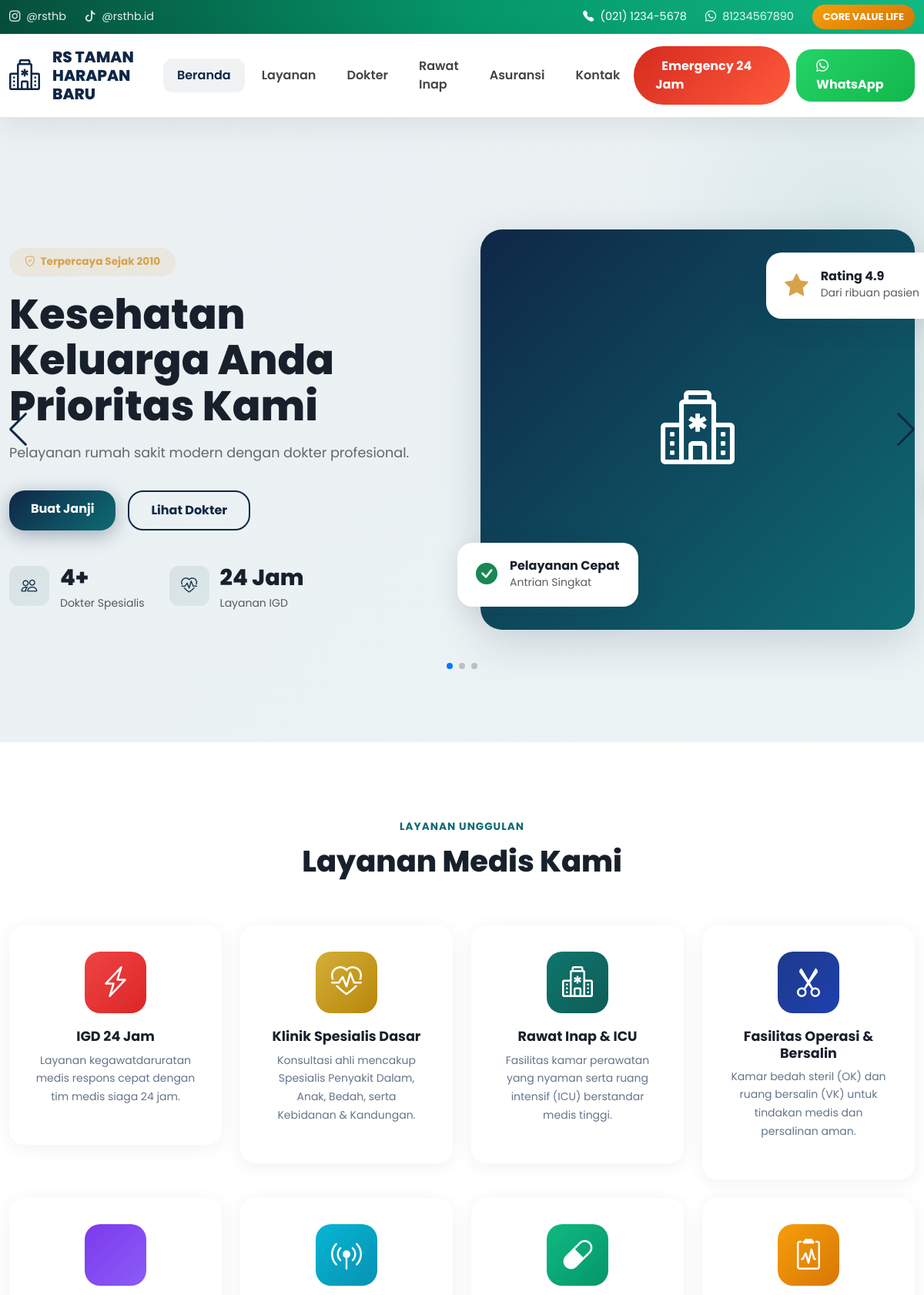
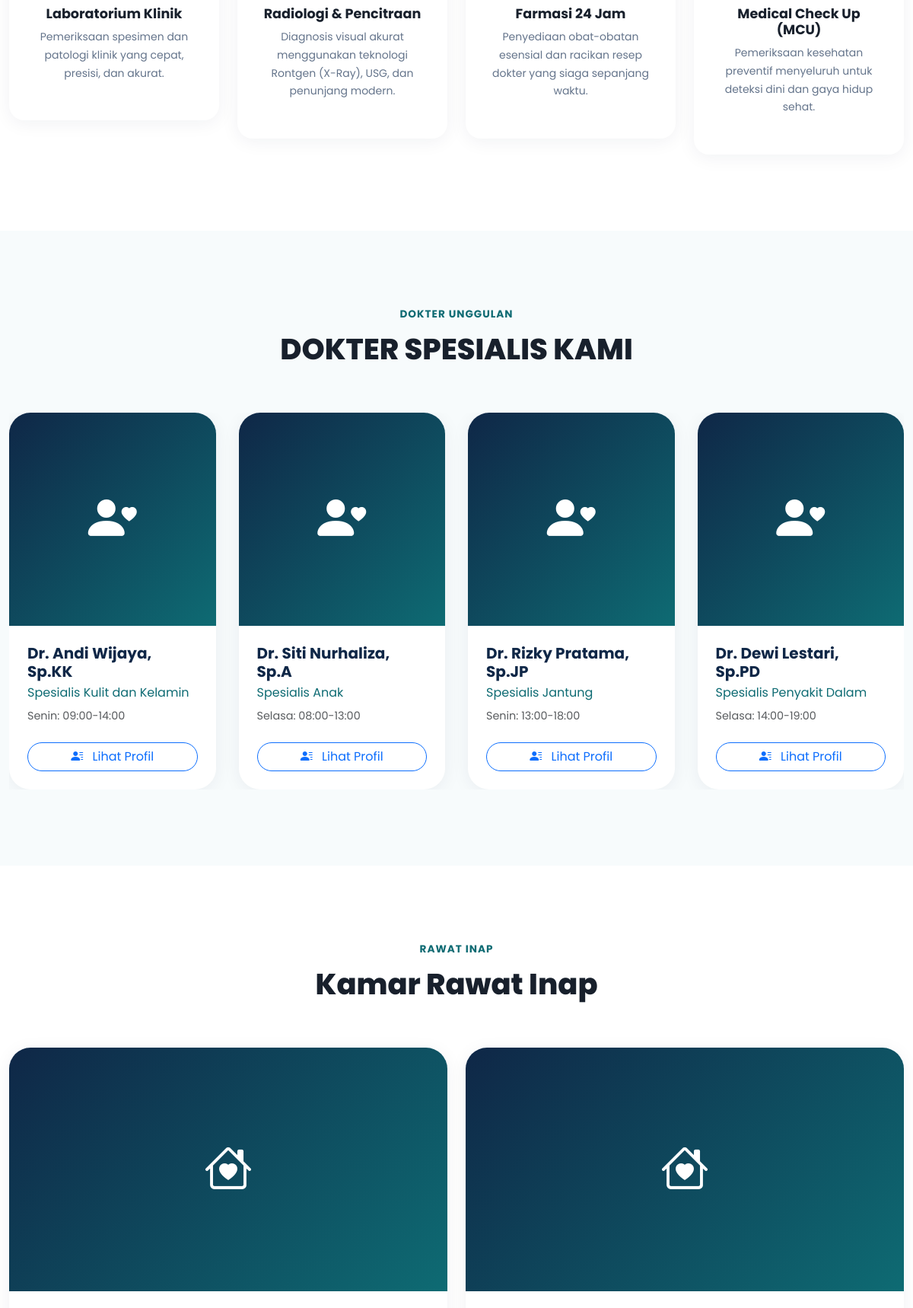
The page / (upper part) on the database its author committed (2 pictures, top to bottom).
### tables this page shows
CREATE TABLE IF NOT EXISTS `web_settings` (
  `id` INT NOT NULL AUTO_INCREMENT,
  `hospital_name` VARCHAR(255) NOT NULL DEFAULT 'RS Taman Harapan Baru',
  `hospital_tagline` VARCHAR(255) DEFAULT 'Kesehatan Keluarga Anda Prioritas Kami',
  `logo_url` VARCHAR(255) DEFAULT NULL,
  `favicon_url` VARCHAR(255) DEFAULT NULL,
  `contact_phone` VARCHAR(50) DEFAULT '(021) 1234-5678',
  `contact_email` VARCHAR(100) DEFAULT 'info@rsthb2025.co.id',
  `contact_address` TEXT,
  `wa_number` VARCHAR(20) DEFAULT '6281234567890',
  `wa_text` VARCHAR(255) DEFAULT 'Halo, saya ingin berkonsultasi',
  `maps_embed` TEXT,
  `social_instagram` VARCHAR(255) DEFAULT '#',
  `social_tiktok` VARCHAR(255) DEFAULT '#',
  `social_twitter` VARCHAR(255) DEFAULT '#',
  `theme_color_primary` VARCHAR(20) DEFAULT '#0F2747',
  `theme_color_secondary` VARCHAR(20) DEFAULT '#0E6B73',
  `theme_color_accent` VARCHAR(20) DEFAULT '#D8A24A',
  `navbar_sticky` TINYINT(1) NOT NULL DEFAULT 1,
  `seo_meta_title` VARCHAR(255) DEFAULT NULL,
  `seo_meta_description` TEXT DEFAULT NULL,
  `seo_meta_keywords` VARCHAR(500) DEFAULT NULL,
  `updated_at` TIMESTAMP DEFAULT CURRENT_TIMESTAMP ON UPDATE CURRENT_TIMESTAMP,
  PRIMARY KEY (`id`)
);

CREATE TABLE IF NOT EXISTS `hero_slides` (
  `id` INT NOT NULL AUTO_INCREMENT,
  `title` VARCHAR(255) NOT NULL,
  `subtitle` TEXT,
  `button1_text` VARCHAR(100),
  `button1_link` VARCHAR(255),
  `button2_text` VARCHAR(100),
  `button2_link` VARCHAR(255),
  `bg_url` VARCHAR(255),
  `main_image_url` VARCHAR(255),
  `sort_order` INT NOT NULL DEFAULT 0,
  `is_active` TINYINT(1) NOT NULL DEFAULT 1,
  `created_at` TIMESTAMP DEFAULT CURRENT_TIMESTAMP,
  `updated_at` TIMESTAMP DEFAULT CURRENT_TIMESTAMP ON UPDATE CURRENT_TIMESTAMP,
  PRIMARY KEY (`id`)
);

CREATE TABLE IF NOT EXISTS `services` (
  `id` INT NOT NULL AUTO_INCREMENT,
  `name` VARCHAR(150) NOT NULL,
  `slug` VARCHAR(150) NOT NULL,
  `short_description` TEXT,
  `full_description` TEXT,
  `icon` VARCHAR(100),
  `image_url` VARCHAR(255),
  `color_primary` VARCHAR(20) DEFAULT '#0F2747',
  `color_secondary` VARCHAR(20) DEFAULT '#0E6B73',
  `sort_order` INT NOT NULL DEFAULT 0,
  `is_active` TINYINT(1) NOT NULL DEFAULT 1,
  `created_at` TIMESTAMP DEFAULT CURRENT_TIMESTAMP,
  `updated_at` TIMESTAMP DEFAULT CURRENT_TIMESTAMP ON UPDATE CURRENT_TIMESTAMP,
  PRIMARY KEY (`id`),
  UNIQUE KEY `slug` (`slug`)
);

CREATE TABLE IF NOT EXISTS `doctors` (
  `id` INT NOT NULL AUTO_INCREMENT,
  `name` VARCHAR(150) NOT NULL,
  `specialization` VARCHAR(150) NOT NULL,
  `photo_url` VARCHAR(255),
  `description` TEXT,
  `schedule` TEXT,
  `phone` VARCHAR(50),
  `sort_order` INT NOT NULL DEFAULT 0,
  `is_active` TINYINT(1) NOT NULL DEFAULT 1,
  `created_at` TIMESTAMP DEFAULT CURRENT_TIMESTAMP,
  `updated_at` TIMESTAMP DEFAULT CURRENT_TIMESTAMP ON UPDATE CURRENT_TIMESTAMP,
  PRIMARY KEY (`id`)
);

CREATE TABLE IF NOT EXISTS `rooms` (
  `id` INT NOT NULL AUTO_INCREMENT,
  `name` VARCHAR(150) NOT NULL,
  `category` ENUM('VIP', 'Kelas 1', 'Kelas 2', 'Kelas 3') NOT NULL DEFAULT 'Kelas 1',
  `cover_url` VARCHAR(255),
  `description` TEXT,
  `sort_order` INT NOT NULL DEFAULT 0,
  `is_active` TINYINT(1) NOT NULL DEFAULT 1,
  `created_at` TIMESTAMP DEFAULT CURRENT_TIMESTAMP,
  `updated_at` TIMESTAMP DEFAULT CURRENT_TIMESTAMP ON UPDATE CURRENT_TIMESTAMP,
  PRIMARY KEY (`id`)
);

### index.php (the view, shortened to what the rows shown need)
<?php
require_once 'config.php';
$settings = getSettings();
$slides = getHeroSlides();
$services = getServices();
$doctors = getDoctors();
$rooms = getRooms();
$websiteSections = getWebsiteSections();
$waUrlAppointment = 'https://wa.me/' . $settings['wa_number'] . '?text=' . urlencode($settings['wa_text'] ?? 'Halo, saya ingin membuat janji temu');
function isSectionVisible($key, $sections) {
    foreach ($sections as $sec) {
        if ($sec['section_key'] === $key) {
            return (bool)$sec['is_visible'];
        }
    }
    return true;
}
?>
<!DOCTYPE html>
<html lang="id">
<head>
    <link href="https://cdn.jsdelivr.net/npm/bootstrap@5.3.3/dist/css/bootstrap.min.css" rel="stylesheet">
    <link href="https://cdn.jsdelivr.net/npm/bootstrap-icons@1.11.3/font/bootstrap-icons.min.css" rel="stylesheet">
    <link href="https://cdn.jsdelivr.net/npm/swiper@11/swiper-bundle.min.css" rel="stylesheet">
</head>
<body>
    <div class="topbar">
        <div class="container" style="max-width: 1440px;">
            <div class="d-flex justify-content-between align-items-center flex-wrap gap-2">
                <div class="d-flex align-items-center gap-4">
                    <div class="d-flex align-items-center gap-2">
                        <i class="bi bi-telephone-fill"></i>
                        <span><?php echo htmlspecialchars($settings['contact_phone']); ?></span>
                    </div>
                    <a href="<?php echo $waUrlAppointment; ?>" target="_blank" class="d-flex align-items-center gap-2 text-white">
                        <i class="bi bi-whatsapp"></i>
                        <span><?php echo htmlspecialchars(substr($settings['wa_number'], 2)); ?></span>
                    </a>
                </div>
            </div>
        </div>
    </div>
    <?php if (isSectionVisible('hero', $websiteSections)): ?>
    <section id="home" class="hero-section">
        <div class="swiper hero-swiper" style="width:100%;">
            <div class="swiper-wrapper">
                <?php foreach ($slides as $slide): ?>
                <div class="swiper-slide">
                    <div class="container" style="max-width:1440px;">
                        <div class="row align-items-center g-5" style="min-height:700px;">
                            <div class="col-lg-6">
                                <span class="hero-badge"><i class="bi bi-shield-check me-1"></i> Terpercaya Sejak 2010</span>
                                <h1 class="hero-title">
                                    <?php echo htmlspecialchars($slide['title'] ?? $settings['hospital_tagline'] ?? 'Kesehatan Keluarga Anda Prioritas Utama Kami'); ?>
                                </h1>
                                <p class="hero-subtitle">
                                    <?php echo htmlspecialchars($slide['subtitle'] ?? 'Rumah sakit modern dengan fasilitas lengkap dan tim dokter spesialis berpengalaman.'); ?>
                                </p>
                                <div class="d-flex flex-wrap gap-3">
                                    <?php if (!empty($slide['button1_text']) && !empty($slide['button1_link'])): ?>
                                        <a href="<?php echo htmlspecialchars($slide['button1_link']); ?>" class="btn-cta btn-lg">
                                            <?php echo htmlspecialchars($slide['button1_text']); ?>
                                        </a>
                                    <?php endif; ?>
                                    <?php if (!empty($slide['button2_text']) && !empty($slide['button2_link'])): ?>
                                        <a href="<?php echo htmlspecialchars($slide['button2_link']); ?>" class="btn-outline-cta btn-lg">
                                            <?php echo htmlspecialchars($slide['button2_text']); ?>
                                        </a>
                                    <?php endif; ?>
                                </div>
                                <div class="hero-stats">
                                    <div class="stat-item">
                                        <div class="stat-icon"><i class="bi bi-people"></i></div>
                                        <div><div class="stat-number"><?php echo count($doctors); ?>+</div><div class="text-muted small">Dokter Spesialis</div></div>
                                    </div>
                                    <div class="stat-item">
                                        <div class="stat-icon"><i class="bi bi-heart-pulse"></i></div>
                                        <div><div class="stat-number">24 Jam</div><div class="text-muted small">Layanan IGD</div></div>
                                    </div>
                                </div>
                            </div>
                            <div class="col-lg-6">
                                <div class="hero-visual">
                                    <?php if (!empty($slide['main_image_url'])): ?>
                                        <img src="<?php echo htmlspecialchars($slide['main_image_url']); ?>" alt="Hero Image" style="width:100%; height:auto; border-radius: var(--radius-xl);">
                                    <?php else: ?>
                                        <div class="hero-main-card">
                                            <i class="bi bi-hospital"></i>
                                        </div>
                                        <div class="float-info">
                                            <div class="d-flex gap-3 align-items-center">
                                                <i class="bi bi-check-circle-fill text-success fs-3"></i>
                                                <div><h6 class="fw-bold mb-0">Pelayanan Cepat</h6><small class="text-muted">Antrian Singkat</small></div>
                                            </div>
                                        </div>
                                        <div class="float-rating">
                                            <div class="d-flex gap-3 align-items-center">
                                                <i class="bi bi-star-fill" style="color: var(--accent); font-size: 1.9rem;"></i>
                                                <div><h6 class="fw-bold mb-0">Rating 4.9</h6><small class="text-muted">Dari ribuan pasien</small></div>
                                            </div>
                                        </div>
                                    <?php endif; ?>
                                </div>
                            </div>
                        </div>
                    </div>
                </div>
                <?php endforeach; ?>
            </div>
        </div>
    </section>
    <?php endif; ?>
    <section id="services" class="section bg-white">
        <div class="container" style="max-width: 1440px;">
            <div class="section-header">
                <h2 class="section-title">Layanan Medis Kami</h2>
            </div>
            <div class="row g-4 d-none d-lg-flex">
                <?php foreach ($services as $service): ?>
                    <div class="col-lg-3">
                        <div class="service-card" style="display: flex; flex-direction: column; align-items: center; text-align: center; padding: 32px;">
                            <?php if (!empty($service['image_url'])): ?>
                                <div class="service-image-box" style="width: 120px; height: 120px; display: flex; align-items: center; justify-content: center; box-shadow: 0 10px 30px rgba(15,39,71,0.12); border-radius: 24px; margin-bottom: 20px; overflow: hidden;">
                                    <img src="<?php echo htmlspecialchars($service['image_url']); ?>" alt="<?php echo htmlspecialchars($service['name']); ?>" style="width: 100%; height: 100%; object-fit: cover;">
                                </div>
                            <?php else: ?>
                                <div class="service-icon-wrapper" style="background: linear-gradient(135deg, <?php echo htmlspecialchars($service['color_primary'] ?? '#0F2747'); ?>, <?php echo htmlspecialchars($service['color_secondary'] ?? '#0E6B73'); ?>);">
                                    <i class="bi <?php echo htmlspecialchars(str_replace('bi ', '', $service['icon'] ?? 'bi-star')); ?> service-icon"></i>
                                </div>
                            <?php endif; ?>
                            <h5 class="service-title" style="text-align: center;"><?php echo htmlspecialchars($service['name']); ?></h5>
                            <p class="service-desc" style="text-align: center;"><?php echo htmlspecialchars($service['short_description'] ?? ''); ?></p>
                        </div>
                    </div>
                <?php endforeach; ?>
            </div>
        </div>
    </section>
    <?php if (isSectionVisible('doctors', $websiteSections) && !empty($doctors)): ?>
    <section id="doctors" class="section">
        <div class="container" style="max-width: 1440px;">
            <div class="section-header">
                <h2 class="section-title">DOKTER SPESIALIS KAMI</h2>
            </div>
            <div class="swiper doctor-swiper">
                <div class="swiper-wrapper">
                    <?php foreach ($doctors as $doc): ?>
                    <div class="swiper-slide">
                        <div class="doctor-card" style="background: white; border-radius: var(--radius-xl); overflow: hidden; box-shadow: var(--shadow-soft); transition: all 0.4s cubic-bezier(0.4,0,0.2,1);">
                            <div class="doctor-avatar" style="height: 280px; overflow: hidden;">
                                <?php if (!empty($doc['photo_url'])): ?>
                                    <img src="<?php echo htmlspecialchars($doc['photo_url']); ?>" alt="<?php echo htmlspecialchars($doc['name']); ?>" style="width:100%;height:100%;object-fit:cover; transition: transform 0.6s cubic-bezier(0.4,0,0.2,1);">
                                <?php else: ?>
                                    <div style="display:flex;align-items:center;justify-content:center;width:100%;height:100%;background:linear-gradient(135deg,var(--primary),var(--secondary));"><i class="bi bi-person-heart" style="font-size:4rem;color:white;"></i></div>
                                <?php endif; ?>
                            </div>
                            <div class="doctor-info" style="padding: 24px;">
                                <h5 class="fw-bold mb-1" style="color: var(--primary);"><?php echo htmlspecialchars($doc['name']); ?></h5>
                                <p class="mb-2" style="color: var(--secondary);"><?php echo htmlspecialchars($doc['specialization']); ?></p>
                                <p class="text-muted mb-4" style="font-size: 0.9rem;"><?php echo htmlspecialchars($doc['schedule'] ?? '-'); ?></p>
                                <a href="#doctors" class="btn btn-outline-primary w-100" style="border-radius: var(--radius-lg);"><i class="bi bi-person-lines-fill me-2"></i> Lihat Profil</a>
                            </div>
                        </div>
                    </div>
                    <?php endforeach; ?>
                </div>
            </div>
        </div>
    </section>
    <?php endif; ?>
    <?php if (isSectionVisible('rooms', $websiteSections) && !empty($rooms)): ?>
    <section id="rooms" class="section bg-white">
        <div class="container" style="max-width: 1440px;">
            <div class="section-header">
                <h2 class="section-title">Kamar Rawat Inap</h2>
            </div>
            <div class="row g-4">
                <?php foreach ($rooms as $room):
                ?>
                <div class="col-md-6 col-lg-6">
                    <div class="room-card" style="border-radius: var(--radius-xl); overflow: hidden;">
                        <div style="height: 320px; background: <?php echo (!empty($room['cover_url'])) ? ('url(\''.htmlspecialchars($room['cover_url']).'\') center/cover') : ('linear-gradient(135deg, var(--primary) 0%, var(--secondary) 100%)'); ?>; display:flex; align-items:center; justify-content:center; color:white; font-size:4rem;">
                            <?php if (empty($room['cover_url'])): ?>
                                <i class="bi bi-house-heart"></i>
                            <?php endif; ?>
                        </div>
                        <div class="p-5">
                        </div>
                    </div>
                </div>
                <?php endforeach; ?>
            </div>
        </div>
    </section>
    <?php endif; ?>
</body>
</html>

### rows shown on the page
web_settings: contact_phone "(021) 1234-5678", wa_number "81234567890"
hero_slides: title "Kesehatan Keluarga Anda Prioritas Kami", subtitle "Pelayanan rumah sakit modern dengan dokter profesional.", button1_text "Buat Janji", button2_text "Lihat Dokter", shows "Pelayanan Cepat"
services: name "IGD 24 Jam", short_description "Layanan kegawatdaruratan medis respons cepat dengan tim medis siaga 24 jam."
services: name "Klinik Spesialis Dasar", short_description "Konsultasi ahli mencakup Spesialis Penyakit Dalam, Anak, Bedah, serta Kebidanan & Kandungan."
services: name "Rawat Inap & ICU", short_description "Fasilitas kamar perawatan yang nyaman serta ruang intensif (ICU) berstandar medis tinggi."
services: name "Fasilitas Operasi & Bersalin", short_description "Kamar bedah steril (OK) dan ruang bersalin (VK) untuk tindakan medis dan persalinan aman."
services: name "Laboratorium Klinik", short_description "Pemeriksaan spesimen dan patologi klinik yang cepat, presisi, dan akurat."
services: name "Radiologi & Pencitraan", short_description "Diagnosis visual akurat menggunakan teknologi Rontgen (X-Ray), USG, dan penunjang modern."
services: name "Farmasi 24 Jam", short_description "Penyediaan obat-obatan esensial dan racikan resep dokter yang siaga sepanjang waktu."
services: name "Medical Check Up (MCU)", short_description "Pemeriksaan kesehatan preventif menyeluruh untuk deteksi dini dan gaya hidup sehat."
doctors: name "Dr. Andi Wijaya, Sp.KK", specialization "Spesialis Kulit dan Kelamin", schedule "Senin: 09:00-14:00"
doctors: name "Dr. Siti Nurhaliza, Sp.A", specialization "Spesialis Anak", schedule "Selasa: 08:00-13:00"
doctors: name "Dr. Rizky Pratama, Sp.JP", specialization "Spesialis Jantung", schedule "Senin: 13:00-18:00"
doctors: name "Dr. Dewi Lestari, Sp.PD", specialization "Spesialis Penyakit Dalam", schedule "Selasa: 14:00-19:00"
